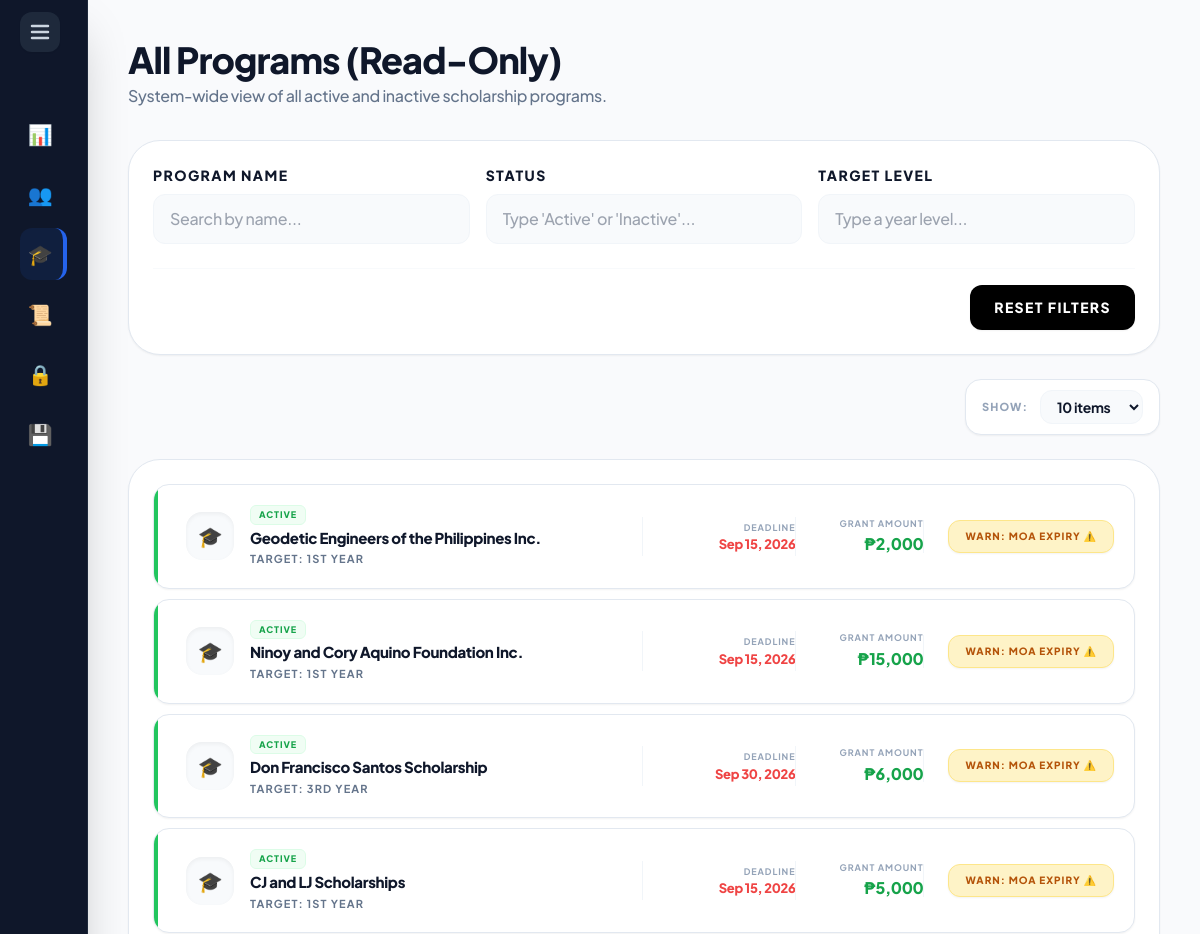
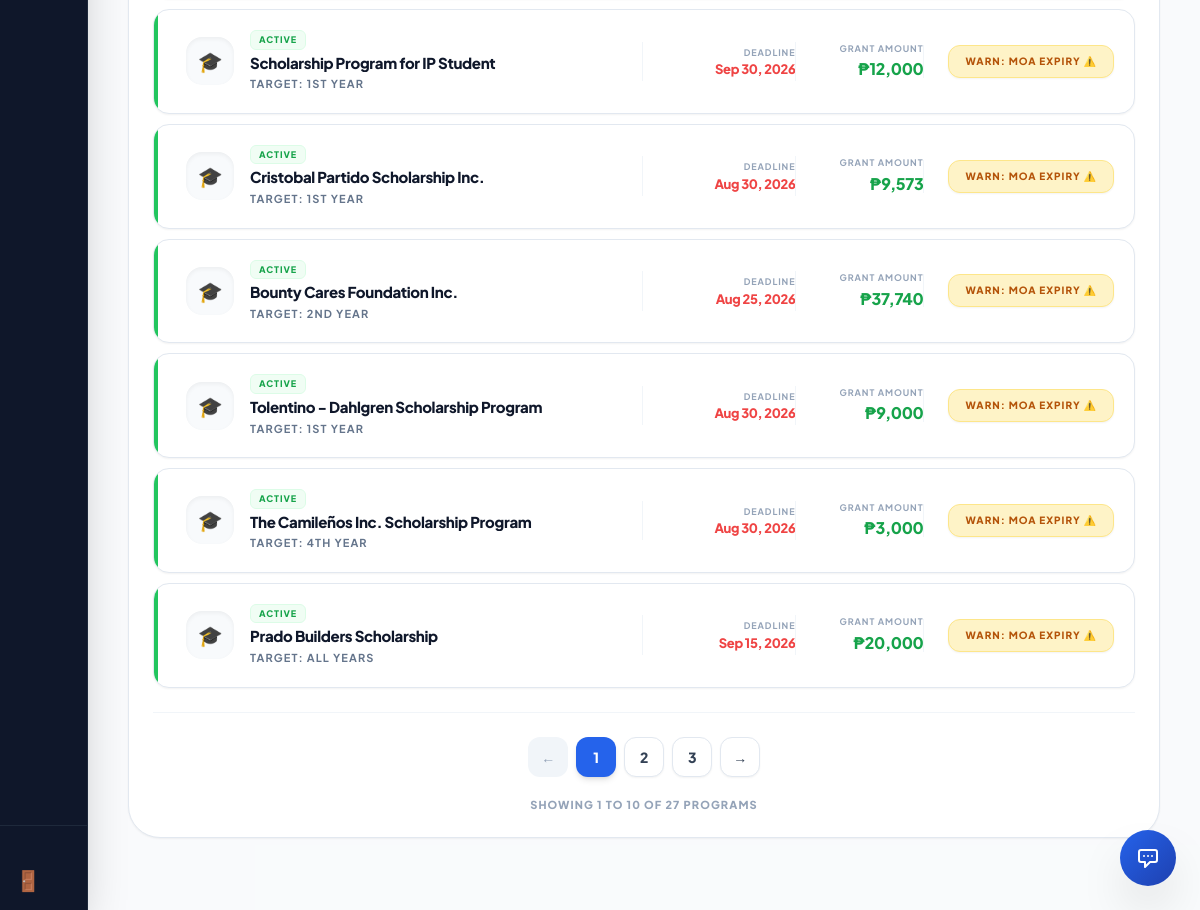
Screenshot of /super_admin/programs.php (signed in) with the database file from the repository (2 pictures, top to bottom).
### tables this page shows
CREATE TABLE `scholarship` (
  `ScholarshipID` int(11) NOT NULL AUTO_INCREMENT,
  `ProgramID` int(11) DEFAULT NULL,
  `YearLevel` varchar(50) DEFAULT NULL,
  `Name` varchar(150) NOT NULL,
  `Description` text DEFAULT NULL,
  `Deadline` date NOT NULL,
  `AwardAmount` decimal(10,2) DEFAULT NULL,
  `NumberOfSlots` int(11) DEFAULT NULL,
  `Status` varchar(20) DEFAULT 'Active',
  `MinimumGWA` decimal(4,2) DEFAULT 2.00,
  `CreatedBy` int(11) DEFAULT NULL,
  `GenderRequirement` varchar(20) NOT NULL DEFAULT 'Any',
  `ScholarshipType` enum('Private','Government') DEFAULT 'Private',
  `FormConfig` varchar(255) DEFAULT 'Academic,Family,Financial,Essay',
  `ReleaseFrequency` varchar(50) DEFAULT 'Per Semester',
  `AllowsDual` enum('Yes','No') NOT NULL DEFAULT 'No',
  PRIMARY KEY (`ScholarshipID`),
  KEY `ProgramID` (`ProgramID`),
  KEY `fk_scholarship_creator` (`CreatedBy`),
  CONSTRAINT `fk_scholarship_creator` FOREIGN KEY (`CreatedBy`) REFERENCES `users` (`UserID`) ON DELETE SET NULL,
  CONSTRAINT `scholarship_ibfk_1` FOREIGN KEY (`ProgramID`) REFERENCES `program` (`ProgramID`) ON DELETE CASCADE
);

### super_admin/programs.php (the view, shortened to what this page needs)
<?php
include '../includes/db_connect.php';
include '../includes/header.php';
include '../includes/super_sidebar.php';
try {
    $programs = $pdo->query("SELECT * FROM scholarship ORDER BY ScholarshipID DESC")->fetchAll();
} catch (PDOException $e) {
    $programs = [];
}
?>
<main class="flex-1 p-5 lg:p-10 lg:ml-72 bg-slate-50/50 min-h-screen transition-all duration-300">
    <header class="mb-8">
        <h2 class="text-3xl lg:text-4xl font-black text-slate-900 tracking-tight">All Programs (Read-Only)</h2>
        <p class="text-slate-500 font-medium mt-1">System-wide view of all active and inactive scholarship programs.</p>
    </header>
    <div class="bg-white p-6 rounded-[2rem] border border-slate-200 shadow-sm mb-6">
        <div class="flex flex-col gap-4">
            <div class="grid grid-cols-1 md:grid-cols-3 gap-4">
                <div>
                    <label class="block text-[14px] font-black text-slate-900 uppercase tracking-widest mb-2">Program Name</label>
                    <input type="text" id="filterName" oninput="filterPrograms()" placeholder="Search by name..." autocomplete="off" class="w-full bg-slate-50 border border-slate-100 px-4 py-3 rounded-xl font-bold text-md text-slate-700 outline-none focus:ring-2 focus:ring-blue-500/20 transition-all cursor-text placeholder:font-medium">
                </div>
                <div>
                    <label class="block text-[14px] font-black text-slate-900 uppercase tracking-widest mb-2">Status</label>
                    <input type="text" id="filterStatus" list="statusList" oninput="filterPrograms()" placeholder="Type 'Active' or 'Inactive'..." autocomplete="off" class="w-full bg-slate-50 border border-slate-100 px-4 py-3 rounded-xl font-bold text-md text-slate-700 outline-none focus:ring-2 focus:ring-blue-500/20 transition-all cursor-text placeholder:font-medium">
                </div>
                <div>
                    <label class="block text-[14px] font-black text-slate-900 uppercase tracking-widest mb-2">Target Level</label>
                    <input type="text" id="filterLevel" list="levelList" oninput="filterPrograms()" placeholder="Type a year level..." autocomplete="off" class="w-full bg-slate-50 border border-slate-100 px-4 py-3 rounded-xl font-bold text-md text-slate-700 outline-none focus:ring-2 focus:ring-blue-500/20 transition-all cursor-text placeholder:font-medium">
                </div>
            </div>
            <div class="flex justify-end mt-2 pt-4 border-t border-slate-50">
                <button type="button" onclick="clearFilters()" class="bg-black text-white px-6 py-3 rounded-xl font-black text-[14px] uppercase tracking-widest hover:bg-slate-800 transition-all shadow-sm active:scale-95 flex items-center justify-center">Reset Filters</button>
            </div>
        </div>
    </div>
    <div class="flex justify-end mb-6" id="programContainer">
        <div class="flex items-center gap-3 bg-white px-4 py-2.5 rounded-2xl border border-slate-200 shadow-sm shrink-0">
            <span class="text-[11px] font-black text-slate-400 uppercase tracking-widest hidden sm:inline">Show:</span>
            <select id="itemsPerPage" onchange="changeItemsPerPage()" class="bg-slate-50 border border-slate-100 text-slate-900 text-sm font-bold rounded-xl focus:ring-2 focus:ring-blue-500 focus:border-blue-500 block px-3 py-1.5 outline-none cursor-pointer">
                <option value="10" selected>10 items</option>
            </select>
        </div>
    </div>
    <div class="bg-white rounded-[1.5rem] lg:rounded-[2rem] border border-slate-200 shadow-sm overflow-hidden p-4 lg:p-6 mb-8">
        <div id="programsGrid" class="flex flex-col gap-2.5">
            <?php foreach($programs as $p):
                $status = htmlspecialchars($p['Status']);
                $level = htmlspecialchars($p['YearLevel'] ?? 'All Years');
            ?>
            <div class="program-card bg-white rounded-2xl border border-slate-200 shadow-sm hover:shadow-md hover:border-blue-300 transition-all flex flex-col lg:flex-row items-start lg:items-center justify-between p-4 sm:p-5 relative overflow-hidden group"
                 data-name="<?= strtolower(htmlspecialchars($p['Name'])) ?>"
                 data-status="<?= strtolower($status) ?>"
                 data-level="<?= strtolower($level) ?>">
                <div class="absolute top-0 left-0 w-1 h-full <?= $status === 'Active' ? 'bg-green-500' : 'bg-red-500' ?>"></div>
                <div class="flex gap-4 items-center flex-1 min-w-0 pl-3 w-full lg:w-auto">
                    <div class="shrink-0 w-10 h-10 lg:w-12 lg:h-12 bg-slate-50 text-slate-900 rounded-xl lg:rounded-2xl flex items-center justify-center text-lg lg:text-xl font-bold shadow-inner group-hover:bg-blue-600 group-hover:text-white transition-colors">🎓</div>
                    <div class="flex-1 min-w-0 pr-2">
                        <div class="flex items-center gap-2 mb-1 flex-wrap">
                            <span class="<?= $status === 'Active' ? 'bg-green-50 text-green-600 border-green-100' : 'bg-red-50 text-red-600 border-red-100' ?> px-2 py-0.5 rounded-md font-black text-[9px] uppercase tracking-widest border shrink-0">
                                <?= $status ?>
                            </span>
                        </div>
                        <h3 class="text-sm lg:text-[15px] font-black text-slate-900 leading-tight truncate" title="<?= htmlspecialchars($p['Name']) ?>">
                            <?= htmlspecialchars($p['Name']) ?>
                        </h3>
                        <p class="text-[10px] lg:text-[11px] font-bold text-slate-500 uppercase tracking-widest mt-1 truncate">
                            Target: <?= $level ?>
                        </p>
                    </div>
                </div>
                <div class="flex items-center justify-between w-full lg:w-auto shrink-0 mt-4 lg:mt-0 border-t lg:border-t-0 lg:border-l border-slate-100 pt-3 lg:pt-0 lg:pl-6 pl-14">
                    <div class="text-left lg:text-right w-32 flex-1 lg:flex-none">
                        <p class="text-[9px] font-bold text-slate-400 uppercase tracking-widest mb-0.5">Deadline</p>
                        <p class="text-xs lg:text-[13px] font-black text-red-500">
                            <?= date('M d, Y', strtotime($p['Deadline'])) ?>
                        </p>
                    </div>
                    <div class="text-right w-32 shrink-0 border-l border-slate-100 pl-4 lg:pl-6 ml-2 lg:ml-0">
                        <p class="text-[9px] font-bold text-slate-400 uppercase tracking-widest mb-0.5">Grant Amount</p>
                        <p class="text-sm lg:text-base font-black text-green-600">
                            ₱<?= number_format($p['AwardAmount']) ?>
                        </p>
                    </div>
                    <div class="text-right shrink-0 border-l border-slate-100 pl-4 lg:pl-6 ml-2 lg:ml-0 flex items-center">
                        <form action="../actions/process_crud.php" method="POST" class="m-0" onsubmit="return confirm('Send an official MOA Deactivation warning to the External Admin?');">
                            <button type="submit" class="bg-amber-100 text-amber-700 border border-amber-200 px-4 py-2 rounded-xl text-[10px] font-black uppercase tracking-widest hover:bg-amber-500 hover:text-white transition-all shadow-sm active:scale-95 whitespace-nowrap">
                                Warn: MOA Expiry ⚠️
                            </button>
                        </form>
                    </div>
                </div>
            </div>
            <?php endforeach; ?>
        </div>
        <div class="flex flex-col items-center justify-center mt-6 gap-4 border-t border-slate-100 pt-6">
            <div id="paginationControls" class="flex flex-wrap justify-center gap-2"></div>
            <div id="pageInfo" class="text-[11px] font-black text-slate-400 uppercase tracking-widest text-center mt-1">
            </div>
        </div>
    </div>
</main>
<?php include '../includes/footer.php'; ?>

### includes/header.php (style rules this page uses)
:root { --sidebar-width: 5.5rem; --transition-speed: 0.4s; --transition-curve: cubic-bezier(0.4, 0, 0.2, 1); }
body { font-family: 'Plus Jakarta Sans', sans-serif; letter-spacing: -0.02em; overflow-x: hidden; }
main { margin-left: var(--sidebar-width) !important; transition: margin-left var(--transition-speed) var(--transition-curve); width: calc(100vw - var(--sidebar-width)); }

### rows the page displays
scholarship: Status "ACTIVE", Name "Geodetic Engineers of the Philippines Inc.", YearLevel "1ST YEAR", Deadline "Sep 15, 2026", AwardAmount "2,000"
scholarship: Status "ACTIVE", Name "Ninoy and Cory Aquino Foundation Inc.", YearLevel "1ST YEAR", Deadline "Sep 15, 2026", AwardAmount "15,000"
scholarship: Status "ACTIVE", Name "Don Francisco Santos Scholarship", YearLevel "3RD YEAR", Deadline "Sep 30, 2026", AwardAmount "6,000"
scholarship: Status "ACTIVE", Name "CJ and LJ Scholarships", YearLevel "1ST YEAR", Deadline "Sep 15, 2026", AwardAmount "5,000"
scholarship: Status "ACTIVE", Name "Scholarship Program for IP Student", YearLevel "1ST YEAR", Deadline "Sep 30, 2026", AwardAmount "12,000"
scholarship: Status "ACTIVE", Name "Cristobal Partido Scholarship Inc.", YearLevel "1ST YEAR", Deadline "Aug 30, 2026", AwardAmount "9,573"
scholarship: Status "ACTIVE", Name "Bounty Cares Foundation Inc.", YearLevel "2ND YEAR", Deadline "Aug 25, 2026", AwardAmount "37,740"
scholarship: Status "ACTIVE", Name "Tolentino - Dahlgren Scholarship Program", YearLevel "1ST YEAR", Deadline "Aug 30, 2026", AwardAmount "9,000"
scholarship: Status "ACTIVE", Name "The Camileños Inc. Scholarship Program", YearLevel "4TH YEAR", Deadline "Aug 30, 2026", AwardAmount "3,000"
scholarship: Status "ACTIVE", Name "Prado Builders Scholarship", YearLevel "ALL YEARS", Deadline "Sep 15, 2026", AwardAmount "20,000"

### other values shown
$item[1] "📊"
$item[1] "👥"
$item[1] "🎓"
$item[1] "📜"
$item[1] "🔒"
$item[1] "💾"
